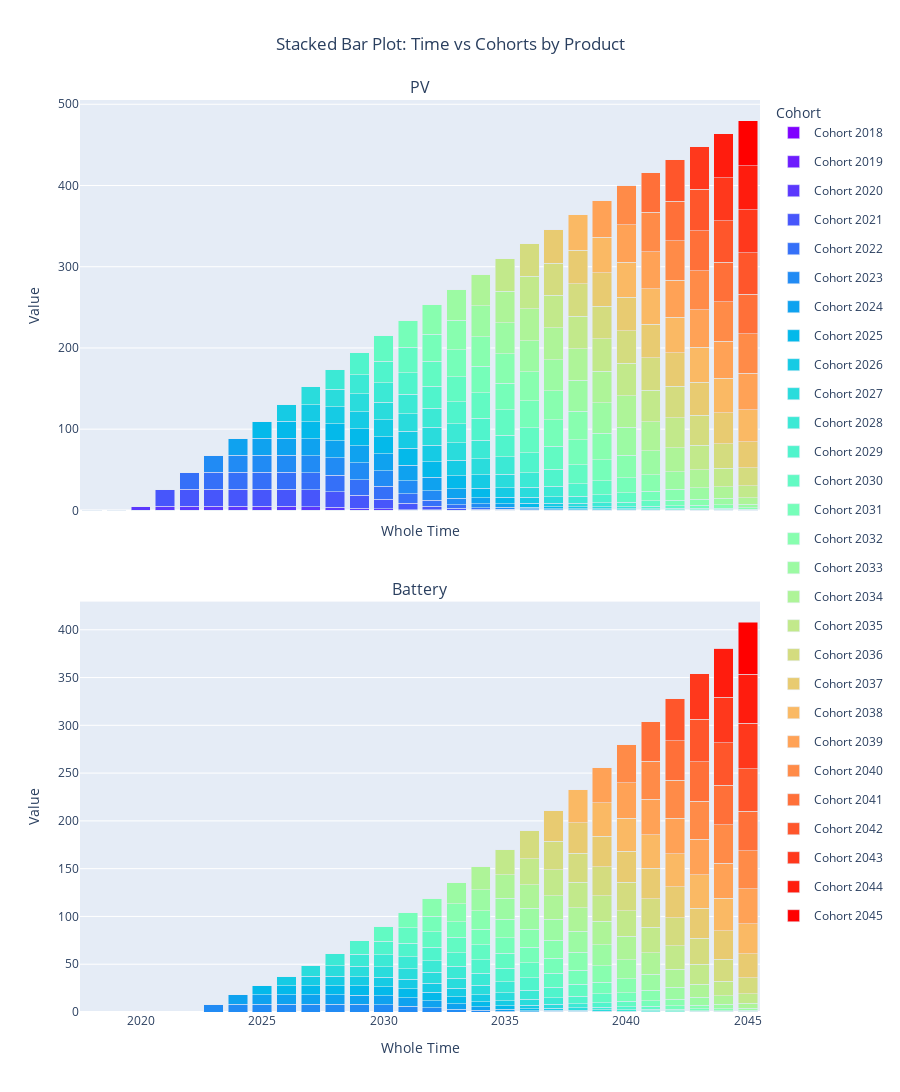

The notebook cell saved with this chart:
### Code cell
# Get unique products and cohorts
products = df['Product'].unique()
cohorts = sorted(df['cohort'].unique())
times = sorted(df['Whole Time'].unique())

# Create subplots - one for each product (stacked vertically)
fig = make_subplots(
    rows=len(products),
    cols=1,
    subplot_titles=products,
    vertical_spacing=0.1,
    shared_xaxes=True
)

# Get colors for cohorts using viridis colormap
n_cohorts = len(cohorts)
viridis_colors = plt.cm.rainbow(np.linspace(0, 1, n_cohorts))
# Convert to RGB strings for plotly (format: 'rgb(r, g, b)')
cohort_colors = [f'rgb({int(r*255)}, {int(g*255)}, {int(b*255)})' 
                 for r, g, b, _ in viridis_colors]

# Create stacked bars for each product
for product_idx, product in enumerate(products):
    product_df = df[df['Product'] == product]
    
    # Pivot the dataframe to have cohorts as columns
    pivot_df = product_df.pivot_table(
        index='Whole Time',
        columns='cohort',
        values='value',
        fill_value=0
    )
    
    # Add a trace for each cohort (stacked)
    for cohort_idx, cohort in enumerate(cohorts):
        if cohort in pivot_df.columns:
            fig.add_trace(
                go.Bar(
                    x=pivot_df.index,
                    y=pivot_df[cohort],
                    name=f'Cohort {cohort}' if product_idx == 0 else '',  # Only show legend for first subplot
                    marker_color=cohort_colors[cohort_idx],
                    legendgroup=f'cohort_{cohort}',
                    showlegend=(product_idx == 0),  # Only show legend for first subplot
                ),
                row=product_idx + 1,
                col=1
            )

# Update layout
fig.update_layout(
    barmode='stack',
    height=600 * len(products),  # Adjust height based on number of products
    title_text='Stacked Bar Plot: Time vs Cohorts by Product',
    title_x=0.5,
    xaxis_title='Whole Time',
    yaxis_title='Value',
    legend=dict(
        title='Cohort',
        orientation='v',
        yanchor='top',
        y=1,
        xanchor='left',
        x=1.02
    )
)

# Update x-axis labels for all subplots (they share x-axis)
fig.update_xaxes(title_text='Whole Time', row=len(products), col=1)

# Update y-axis labels
for i in range(len(products)):
    fig.update_yaxes(title_text='Value', row=i+1, col=1)

# Show the plot
fig.show()
